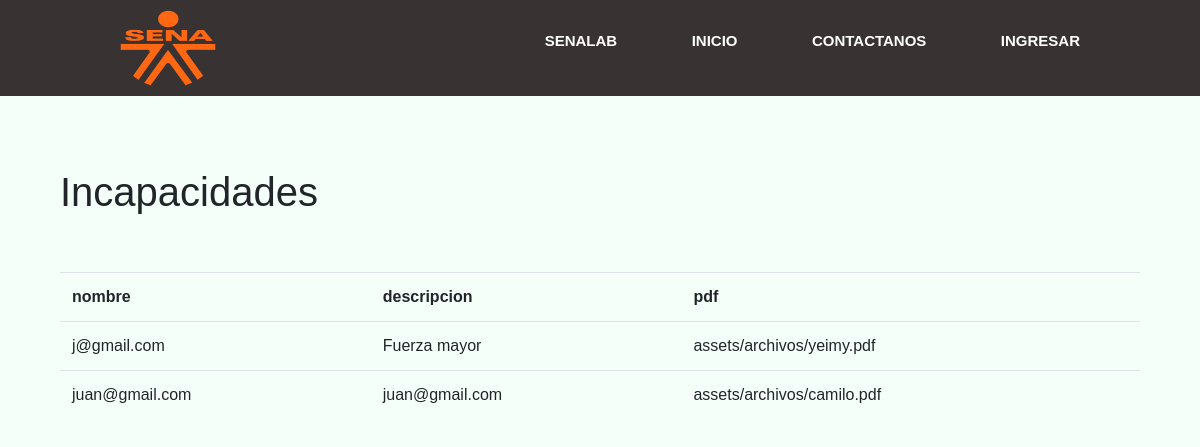
Screenshot of /web_project/index.php?m=index&c=Incapacidades (signed in) with the database file from the repository.
### tables this page shows
CREATE TABLE `incapacidades` (
  `id` int(11) NOT NULL,
  `correo` varchar(100) NOT NULL,
  `descripcion` varchar(200) NOT NULL,
  `pdf` varchar(250) NOT NULL
);

### web_project/controllers/IncapacidadesController.php (called while the page is built, shortened)
<?php
class IncapacidadesController extends Incapacidad{
    public function index(){
        require_once('views/incapacidades/index.php');
    }
}
?>

### web_project/index.php (called while the page is built, shortened)
<?php
 $m=isset($_REQUEST['m']) ? $_REQUEST['m'] : 'index';
 $objeto= new $c();
 $objeto->$m();
?>

### web_project/models/DB.php (called while the page is built)
<?php
class DB{
     public static function connect(){
         try{
           $pdo= new PDO('mysql:host=localhost;dbname=sena_lab;charset=utf8','root','');
           $pdo->setAttribute(PDO::ATTR_ERRMODE,PDO::ERRMODE_EXCEPTION);
           return $pdo;
         }catch(Exception $e){
           die($e->getMessage());
         }
     }
}
?>

### web_project/models/Incapacidad.php (called while the page is built, shortened)
<?php
    class Incapacidad extends DB{
    public function c(){
			try{
				$stm=parent::connect()->prepare("SELECT id, correo, descripcion, pdf FROM incapacidades ");
				$stm->execute();
				return $stm->fetchALL(PDO::FETCH_OBJ);
			}catch(Exception $e){
				die($e->getMessage());
			}
		}
  }
?>

### web_project/views/incapacidades/index.php (the view, shortened to what this page needs)
<!DOCTYPE html>
<html lang="en">
<head>
    <link rel="stylesheet" href="https://maxcdn.bootstrapcdn.com/bootstrap/4.0.0/css/bootstrap.min.css">
    <link rel="stylesheet" href="assets/all/css/style.css">
</head>
<body>
    <header class="header-nav">
                                <div class="container-nav">
                                    <a href=""><img src="assets/img/logo-sena.png" alt="Logo Sena" class="logo"></a>
                                    <nav>
                                        <ul>
                                            <li><a href="?c=Usuarios&m=index">SenaLAB</a></li>
                                            <li><a href="?c=Usuarios&m=index">Inicio</a></li>
                                            <li><a href="">Contactanos</a></li>
                                            <li><a href="?c=Login&m=index">Ingresar</a></li>
                                        </ul>
                                    </nav>
                                </div>
                    </header>
    <div class="container ">
    <div class="container">
       <div class="row">
            <div class="col-md-12">
            <br><br>
            <br>
                <h1>Incapacidades</h1>
                <br>
                <br>
                <table class="table">
                    <tr>
                        <th>nombre</th>
                        <th>descripcion</th>
                        <th>pdf</th>
                    </tr>
                     <?php  foreach(parent::c()  as $r){    ?>
                    <tr>
                        <td><?php echo $r->correo ?></td>
                        <td><?php echo $r->descripcion ?></td>
                        <td><?php echo $r->pdf ?></td>
                    </tr>
                    <?php } ?>
                </table>
            </div>
       </div>
    </div>
</div>
</body>
</html>

### web_project/assets/all/css/style.css (style rules this page uses)
body { margin: 0; background: mintcream; }
* { font-family: 'Roboto', sans-serif; }
.container-nav { width: 80%; margin: 0 auto; }
.header-nav { background-color: #383332; }
.header-nav::after { content: ''; display: table; clear: both; }
.logo { float: left; width: 6rem; height: 6rem; padding: 10px 0; }
nav { float: right; }
nav ul { margin: 0; padding: 0; list-style: none; }
nav li { display: inline-block; margin-left: 70px; padding-top: 30px; position: relative; }
nav a { color: #ffffff; text-decoration: none; text-transform: uppercase; font-size: 15px; font-weight: 700; }
nav a::before { content: ''; display: block; height: 5px; width: 100%; background-color: #ffffff; position: absolute; top: 0; width: 0%; transition: all ease-in-out 250ms; }
* { padding: 0; margin: 0; box-sizing: border-box; }
body { font-family: 'Poppins', sans-serif; overflow: hidden; }
a { display: block; text-align: right; text-decoration: none; color: #999; font-size: 0.9rem; transition: .3s; }
* { margin: 0; padding: 0; box-sizing: border-box; font-family: 'Montserrat', sans-serif; }

### rows the page displays
incapacidades: correo "j@gmail.com", descripcion "Fuerza mayor", pdf "assets/archivos/yeimy.pdf"
incapacidades: correo "juan@gmail.com", descripcion "juan@gmail.com", pdf "assets/archivos/camilo.pdf"
